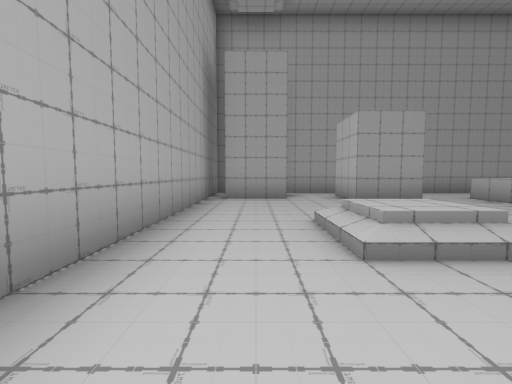
view 1 (above)

13 first-person views from a walk through a Unity game level. The camera is 1.2 m above the floor, tilts 4° down and sees 90° across. The floor is counted in squares, 2 m on a side. Each view is taken from the middle of a square. On the plan, view 1 faces up. The plan holds only what a view shows up to about 9 squares ahead; the rest is blank. The place goes on beyond the plan. The player character is not drawn.

view 2
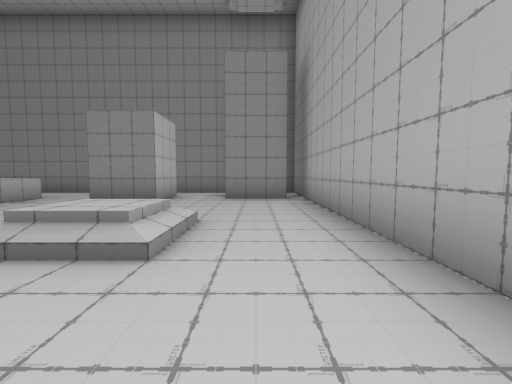

view 3
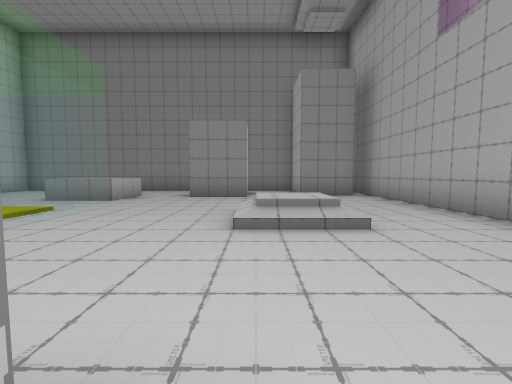

view 4
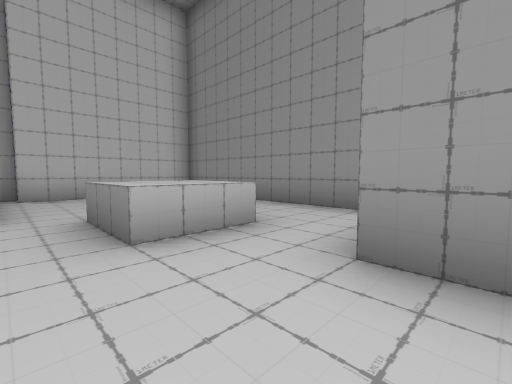

view 5
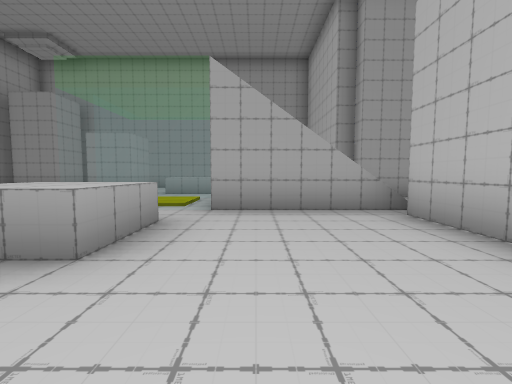

view 6
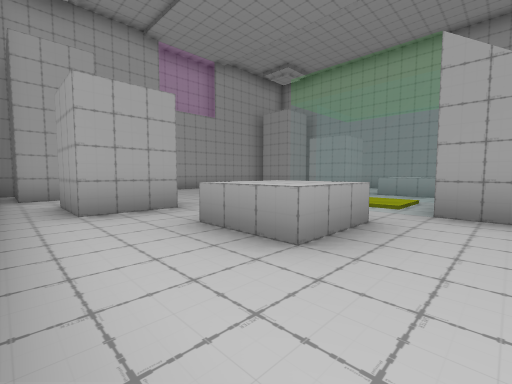

view 7
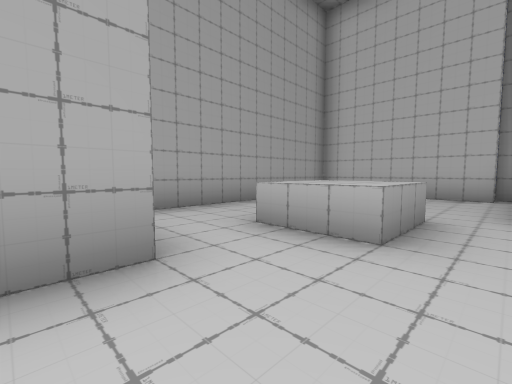

view 8
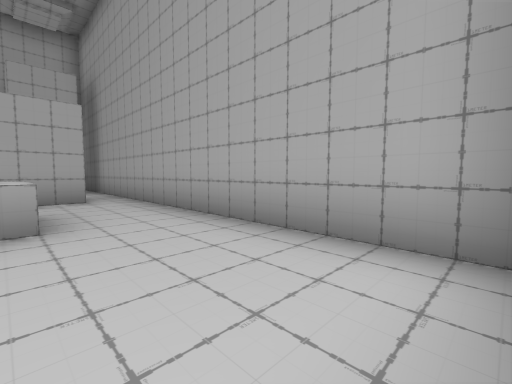

view 9
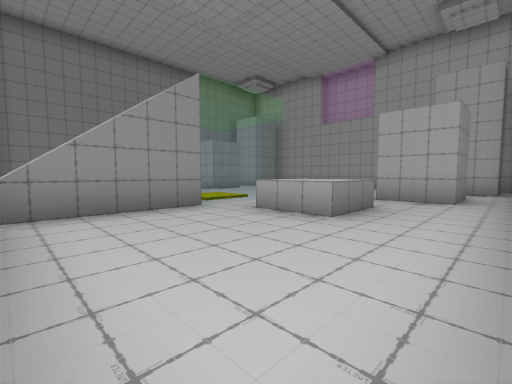

view 10
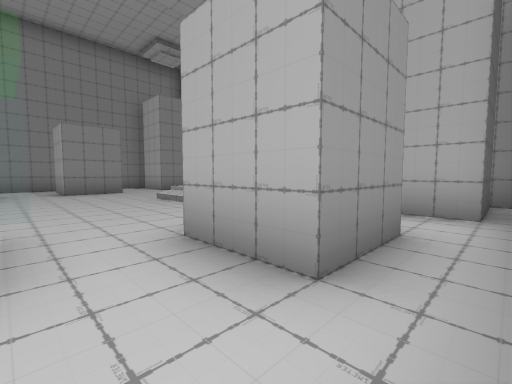

view 11
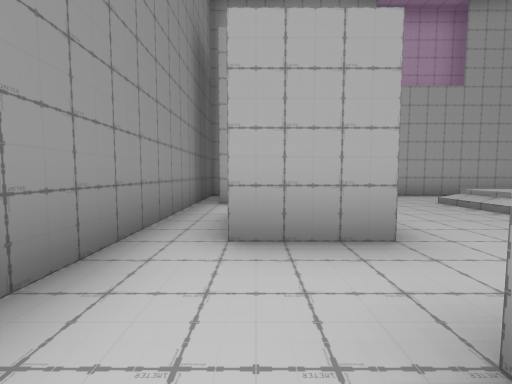

view 12
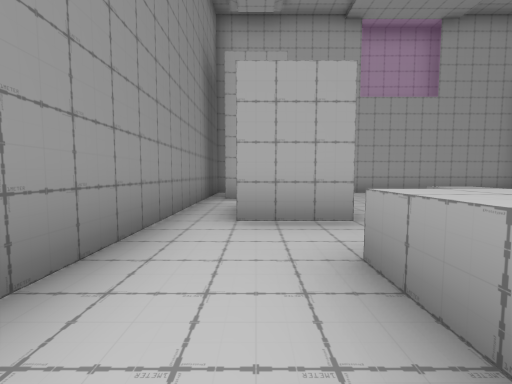

view 13
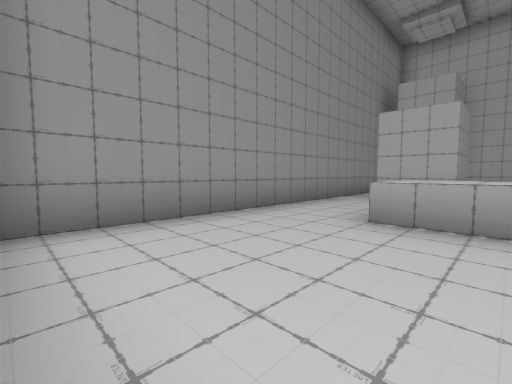

### Floor plan
Key: @ floor where view 1 was taken; # wall or solid block; . floor; / step, stairs or slope; = window, fence, low wall or low ledge; ^ raised ledge.
Columns run from 2 left of view 1 to 11 right of it. Each row starts with its distance up from view 1.
  9 ##############
  8 #............#
  7 #.#..#.......#
  6 #....#..^....#
  5 #.......^....#
  4 #......//////#
  3 #..//..===/
  2 #..//..===/
  1 #......=/////#
  0 #.@.....^....#
 -1 #....#..^....#
 -2 #.#..#.......#
 -3 #............#
 -4 ##############

Positions as (right, up) in squares from view 1, and headings:
1: (0, 0), facing up
2: (0, 5), facing down
3: (2, 6), facing down
4: (3, 1), facing down-right
5: (8, -3), facing up
6: (8, -3), facing up-left
7: (3, 4), facing up-right
8: (10, 6), facing up-left
9: (10, 8), facing down-left
10: (5, 8), facing down-left
11: (6, -2), facing left
12: (7, -2), facing left
13: (10, 0), facing down-left
